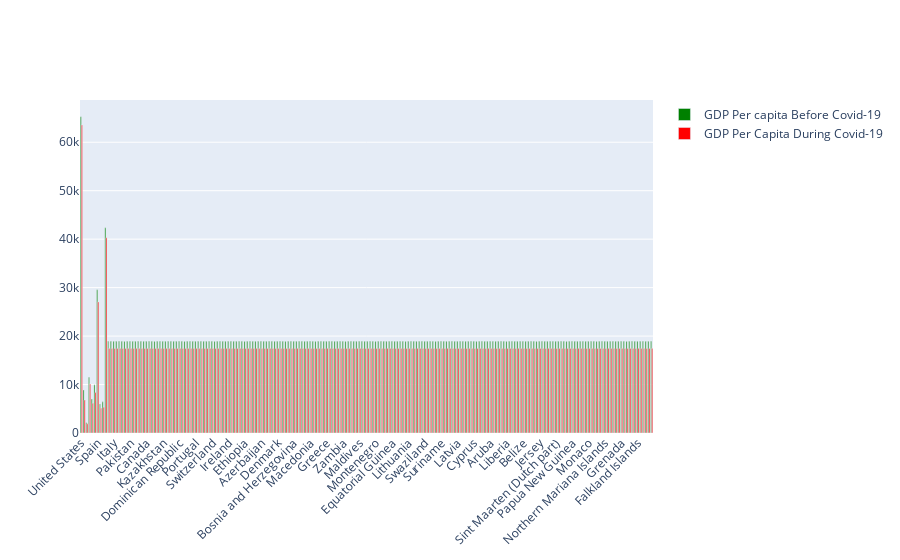

Notebook code cell kept with this figure:
### Code cell
#Comparing the GDP 
fg = go.Figure()
fg.add_trace(go.Bar(x=transf["Country"], y=transf["GDP Before Covid"], name='GDP Per capita Before Covid-19', marker_color='Green'))

fg.add_trace(go.Bar(x=transf["Country"], y=transf["GDP During Covid"], name='GDP Per Capita During Covid-19', marker_color='red'))

fg.update_layout(barmode='group', xaxis_tickangle=-45)
fg.show()

### Figure 1 — Plotly figure (JSON) as saved in the notebook; plotly's stock layout.template omitted (floating-point values rounded to 4 significant figures; data arrays with more than 128 entries replaced by an {"elided": "..."} marker saying what was removed)
{"data": [{"marker": {"color": "Green"}, "name": "GDP Per capita Before Covid-19", "type": "bar", "x": {"elided": "210 str values"}, "y": {"elided": "210 float values"}}, {"marker": {"color": "red"}, "name": "GDP Per Capita During Covid-19", "type": "bar", "x": {"elided": "210 str values"}, "y": {"elided": "210 float values"}}], "layout": {"barmode": "group", "xaxis": {"tickangle": -45}}}
